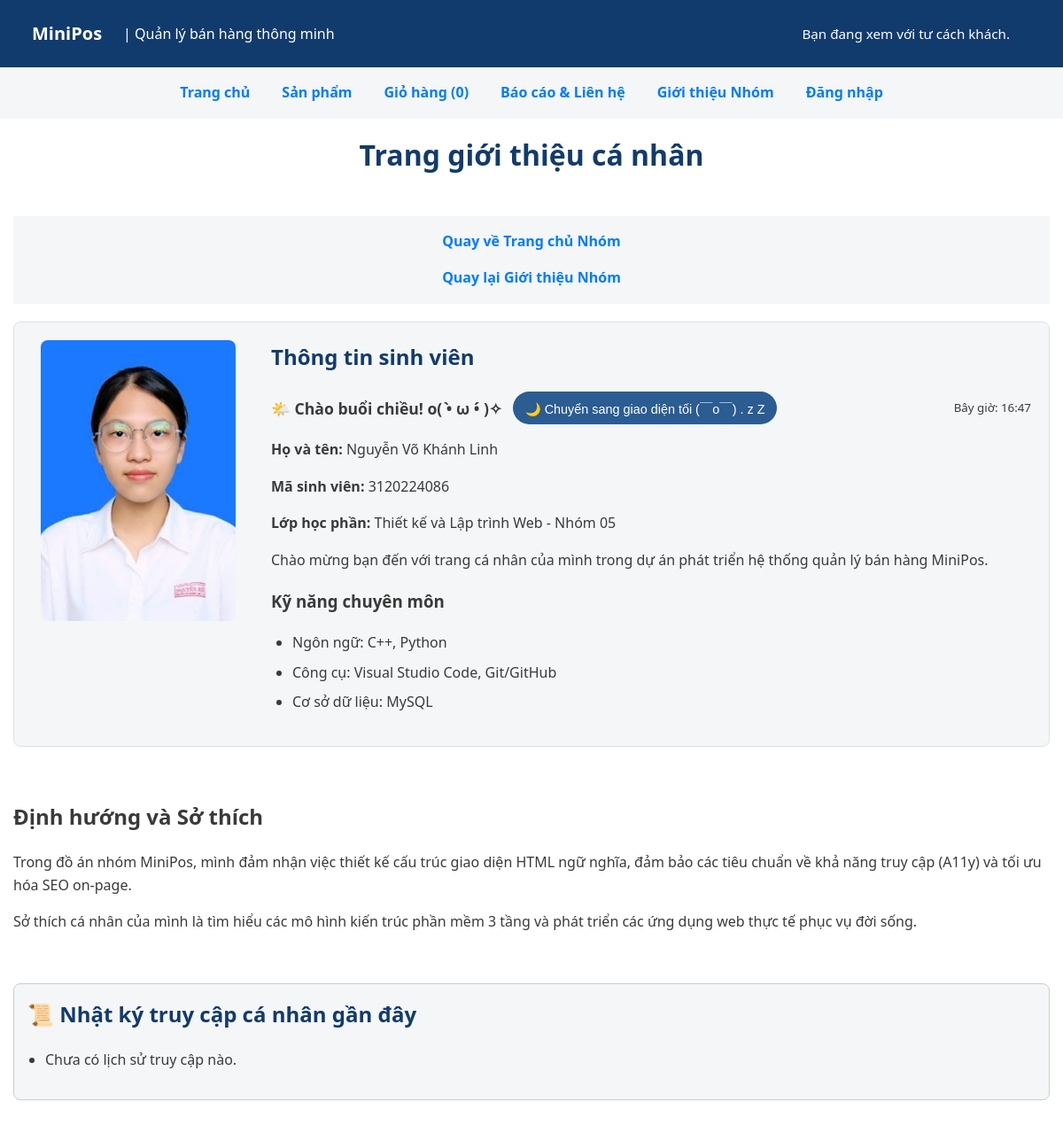
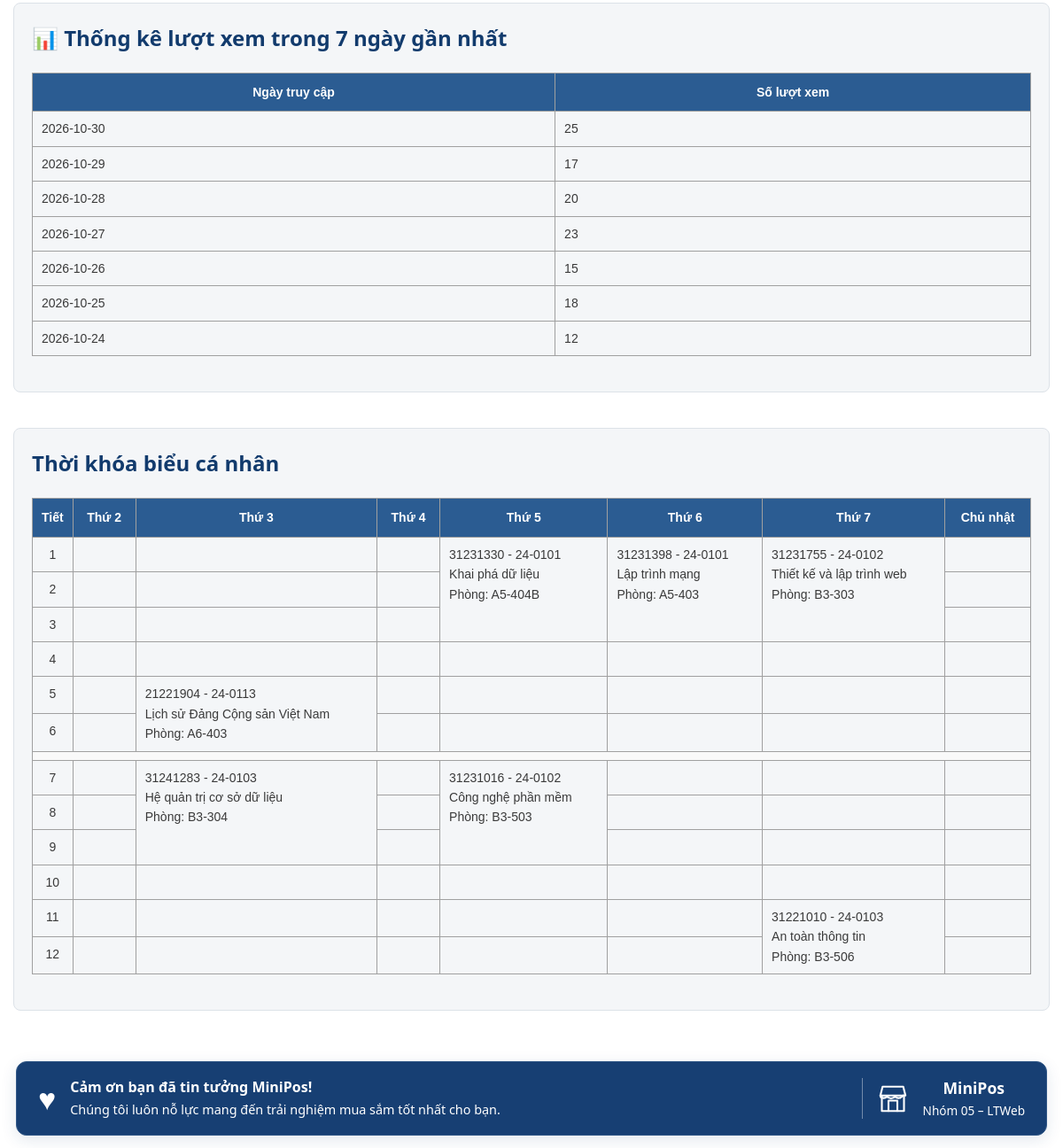
/thanhvien/3120224086_Linh/gioithieu.php, run on the app's committed database (2 pictures, top to bottom).
### tables this page shows
CREATE TABLE tv_luot_xem (
    id             INT UNSIGNED AUTO_INCREMENT PRIMARY KEY,
    mssv           VARCHAR(15) NOT NULL,
    ngay_xem       DATE NOT NULL,
    so_luot        INT UNSIGNED NOT NULL DEFAULT 0,

    CONSTRAINT fk_tv_luot_xem_thanh_vien
        FOREIGN KEY (mssv)
        REFERENCES thanh_vien(mssv)
        ON DELETE CASCADE,

    UNIQUE KEY uq_tv_luot_xem_mssv_ngay (mssv, ngay_xem)
);

### inc/ham.php (called while the page is built, shortened)
<?php
function e(string|int|float|null $giaTri): string
{
    return htmlspecialchars(
        (string) $giaTri,
        ENT_QUOTES | ENT_SUBSTITUTE,
        'UTF-8'
    );
}

### thanhvien/3120224086_Linh/gioithieu.php (the view, shortened to what this page needs)
<?php
$goc = '../../';
require_once $goc . 'inc/config.php';
$pdo = db();
$mssv = '3120224086';
$sql = "SELECT ngay_xem, so_luot
        FROM tv_luot_xem
        WHERE mssv = ?
          AND ngay_xem >= CURDATE() - INTERVAL 6 DAY
          AND ngay_xem <= CURDATE()
        ORDER BY ngay_xem DESC";
$stmt = $pdo->prepare($sql);
$stmt->execute([$mssv]);
$luotXem = $stmt->fetchAll();
$logs = [];
$currentTheme = (isset($_COOKIE['theme']) && $_COOKIE['theme'] === 'dark') ? 'dark' : 'light';
require_once $goc . 'inc/header.php';
?>
<main class="profile-container">
    <div class="page-title-banner">
        <h1>Trang giới thiệu cá nhân</h1>
    </div>
    <nav>
        <a href="<?= e($goc) ?>index.php">Quay về Trang chủ Nhóm</a>
        <a href="<?= e($goc) ?>gioi-thieu.php">Quay lại Giới thiệu Nhóm</a>
    </nav>
    <section class="profile-header">
        <div class="profile-avatar">
            <img
                src="linh_avatar.png"
                alt="Ảnh chân dung sinh viên Nguyễn Võ Khánh Linh"
                class="profile-img">
        </div>
        <div class="profile-info">
            <h2>Thông tin sinh viên</h2>
            <div class="tuong-tac-ca-nhan">
                <p id="loi-chao" class="loi-chao" aria-live="polite">
                </p>
                <button id="nut-giao-dien" type="button" aria-pressed="<?= $currentTheme === 'dark' ? 'true' : 'false' ?>">
                </button>
            </div>
            <p><strong>Họ và tên:</strong> Nguyễn Võ Khánh Linh</p>
            <p><strong>Mã sinh viên:</strong> 3120224086</p>
            <p>
                <strong>Lớp học phần:</strong> Thiết kế và Lập trình Web - Nhóm 05
            </p>
            <p>
                Chào mừng bạn đến với trang cá nhân của mình trong dự án phát triển
                hệ thống quản lý bán hàng MiniPos.
            </p>
            <h3>Kỹ năng chuyên môn</h3>
            <ul class="skills-list">
                <li>Ngôn ngữ: C++, Python</li>
                <li>Công cụ: Visual Studio Code, Git/GitHub</li>
                <li>Cơ sở dữ liệu: MySQL</li>
            </ul>
        </div>
    </section>
    <article>
        <h2>Định hướng và Sở thích</h2>
        <p>
            Trong đồ án nhóm MiniPos, mình đảm nhận việc thiết kế cấu trúc giao
            diện HTML ngữ nghĩa, đảm bảo các tiêu chuẩn về khả năng truy cập
            (A11y) và tối ưu hóa SEO on-page.
        </p>
        <p>
            Sở thích cá nhân của mình là tìm hiểu các mô hình kiến trúc phần mềm 3
            tầng và phát triển các ứng dụng web thực tế phục vụ đời sống.
        </p>
    </article>
    <section class="access-log-section" style="margin: 20px 0; padding: 15px; border: 1px solid #ccc; border-radius: 8px;">
        <h2>📜 Nhật ký truy cập cá nhân gần đây</h2>
        <ul style="list-style-type: disc; padding-left: 20px;">
            <?php if (!empty($logs)): ?>
                <?php foreach ($logs as $logItem): ?>
                    <li><small><?= e($logItem) ?></small></li>
                <?php endforeach; ?>
            <?php else: ?>
                <li>Chưa có lịch sử truy cập nào.</li>
            <?php endif; ?>
        </ul>
    </section>
<section class="view-count-section">
    <h2>📊 Thống kê lượt xem trong 7 ngày gần nhất</h2>
    <?php if (!empty($luotXem)): ?>
        <div class="table-responsive">
            <table class="schedule-table">
                <thead>
                    <tr>
                        <th>Ngày truy cập</th>
                        <th>Số lượt xem</th>
                    </tr>
                </thead>
                <tbody>
                    <?php foreach ($luotXem as $item): ?>
                        <tr>
                            <td><?= e($item['ngay_xem']) ?></td>
                            <td><?= e((string) $item['so_luot']) ?></td>
                        </tr>
                    <?php endforeach; ?>
                </tbody>
            </table>
        </div>
    <?php else: ?>
        <p>Chưa có dữ liệu lượt xem.</p>
    <?php endif; ?>
</section>
    <section>
        <h2>Thời khóa biểu cá nhân</h2>
        <div class="table-responsive">
            <table class="schedule-table">
                <thead>
                    <tr>
                        <th scope="col">Tiết</th>
                        <th scope="col">Thứ 2</th>
                        <th scope="col">Thứ 3</th>
                        <th scope="col">Thứ 4</th>
                        <th scope="col">Thứ 5</th>
                        <th scope="col">Thứ 6</th>
                        <th scope="col">Thứ 7</th>
                        <th scope="col">Chủ nhật</th>
                    </tr>
                </thead>
                <tbody>
                    <tr>
                        <td class="period">1</td>
                        <td></td>
                        <td></td>
                        <td></td>
                        <td rowspan="3">
                            31231330 - 24-0101<br>
                            Khai phá dữ liệu<br>
                            Phòng: A5-404B
                        </td>
                        <td rowspan="3">
                            31231398 - 24-0101<br>
                            Lập trình mạng<br>
                            Phòng: A5-403
                        </td>
                        <td rowspan="3">
                            31231755 - 24-0102<br>
                            Thiết kế và lập trình web<br>
                            Phòng: B3-303
                        </td>
                        <td></td>
                    </tr>
                    <tr>
                        <td class="period">2</td>
                        <td></td>
                        <td></td>
                        <td></td>
                        <td></td>
                    </tr>
                    <tr>
                        <td class="period">3</td>
                        <td></td>
                        <td></td>
                        <td></td>
                        <td></td>
                    </tr>
                    <tr>
                        <td class="period">4</td>
                        <td></td>
                        <td></td>
                        <td></td>
                        <td></td>
                        <td></td>
                        <td></td>
                        <td></td>
                    </tr>
                    <tr>
                        <td class="period">5</td>
                        <td></td>
                        <td rowspan="2">
                            21221904 - 24-0113<br>
                            Lịch sử Đảng Cộng sản Việt Nam<br>
                            Phòng: A6-403
                        </td>
                        <td></td>
                        <td></td>
                        <td></td>
                        <td></td>
                        <td></td>
                    </tr>
                    <tr>
                        <td class="period">6</td>
                        <td></td>
                        <td></td>
                        <td></td>
                        <td></td>
                        <td></td>
                        <td></td>
                    </tr>
                    <tr class="break-row">
                        <td colspan="8"></td>
                    </tr>
                    <tr>
                        <td class="period">7</td>
                        <td></td>
                        <td rowspan="3">
                            31241283 - 24-0103<br>
                            Hệ quản trị cơ sở dữ liệu<br>
                            Phòng: B3-304
                        </td>
                        <td></td>
                        <td rowspan="3">
                            31231016 - 24-0102<br>
                            Công nghệ phần mềm<br>
                            Phòng: B3-503
                        </td>
                        <td></td>
                        <td></td>
                        <td></td>
                    </tr>
                    <tr>
                        <td class="period">8</td>
                        <td></td>
                        <td></td>
                        <td></td>
                        <td></td>
                        <td></td>
                    </tr>
                    <tr>
                        <td class="period">9</td>
                        <td></td>
                        <td></td>
                        <td></td>
                        <td></td>
                        <td></td>
                    </tr>
                    <tr>
                        <td class="period">10</td>
                        <td></td>
                        <td></td>
                        <td></td>
                        <td></td>
                        <td></td>
                        <td></td>
                        <td></td>
                    </tr>
                    <tr>
                        <td class="period">11</td>
                        <td></td>
                        <td></td>
                        <td></td>
                        <td></td>
                        <td></td>
                        <td rowspan="2">
                            31221010 - 24-0103<br>
                            An toàn thông tin<br>
                            Phòng: B3-506
                        </td>
                        <td></td>
                    </tr>
                    <tr>
                        <td class="period">12</td>
                        <td></td>
                        <td></td>
                        <td></td>
                        <td></td>
                        <td></td>
                        <td></td>
                    </tr>
                </tbody>
            </table>
        </div>
    </section>
</main>
<?php require_once $goc . 'inc/footer.php'; ?>

### css/style.css (style rules this page uses)
:root { --mau-chinh: #123b6d; --mau-nhan: #ffc72c; --mau-chu: #3a3a3a; --mau-nen: #ffffff; --mau-nen-phu: #f4f6f8; --bo-goc: 8px; --khoang-cach: 16px; --font-size-co-ban: 16px; }
*, *::before, *::after { box-sizing: border-box; }
html { width: 100%; max-width: 100%; overflow-x: hidden; }
body { width: 100%; min-width: 0; max-width: 100%; min-height: 100vh; margin: 0; padding: 0; font-family: system-ui, "Segoe UI", sans-serif; font-size: var(--font-size-co-ban); line-height: 1.6; color: var(--mau-chu); background-color: var(--mau-nen); overflow-x: hidden; }
img { display: block; max-width: 100%; height: auto; }
a { color: var(--mau-chinh); transition: color 0.2s ease; }
body { display: grid; grid-template-areas: "header" "nav" "main" "footer"; grid-template-rows: auto auto 1fr auto; }
nav { grid-area: nav; width: 100%; min-width: 0; padding: 8px; background-color: var(--mau-nen-phu); }
main { grid-area: main; width: 100%; max-width: 1200px; min-width: 0; margin: 0 auto; padding: var(--khoang-cach); overflow-x: hidden; }
nav a { display: block; width: 100%; max-width: 100%; padding: 10px; text-align: center; text-decoration: none; overflow-wrap: break-word; border-radius: var(--bo-goc); font-weight: 600; }
main h1 { margin-top: 0; margin-bottom: 24px; color: var(--mau-chinh); text-align: center; overflow-wrap: break-word; }
main section { width: 100%; max-width: 100%; min-width: 0; margin-bottom: 20px; padding: 16px; background-color: var(--mau-nen-phu); border: 1px solid #dce2e8; border-radius: var(--bo-goc); overflow-x: hidden; }
main section h2 { margin-top: 0; color: var(--mau-chinh); overflow-wrap: break-word; }
main section h3, main section p { overflow-wrap: break-word; }
main section p { margin-bottom: 16px; }
main section img { display: block; width: 100%; max-width: 800px; height: auto; margin: 0 auto; border-radius: var(--bo-goc); }
main section ul { padding-left: 24px; }
main section li { margin-bottom: 8px; }
@media (min-width: 360px) { main { padding: 16px; } }
@media (min-width: 360px) { main section { padding: 16px; } }
@media (min-width: 360px) { main h1 { font-size: 1.6rem; } }
@media (min-width: 360px) { main section h2 { font-size: 1.25rem; } }
@media (min-width: 768px) { nav a { width: auto; padding: 8px 12px; } }
@media (min-width: 768px) { main { padding: 24px; } }
@media (min-width: 768px) { main section { padding: 20px; } }
@media (min-width: 768px) { main h1 { font-size: 2rem; } }
@media (min-width: 768px) { main section h2 { font-size: 1.5rem; } }

### thanhvien/3120224086_Linh/profile.css (style rules this page uses)
.profile-container { display: flex; flex-direction: column; gap: 20px; padding: 15px; max-width: 1200px; margin: 0 auto; }
.profile-avatar { text-align: center; }
.profile-avatar .profile-img { width: 100%; max-width: 220px; height: auto; display: inline-block; border-radius: 8px; object-fit: cover; }
a, .btn-contact { color: var(--primary-color, #007bff); text-decoration: none; transition: all 0.3s ease; }
.tuong-tac-ca-nhan { display: flex; flex-wrap: wrap; align-items: center; gap: 12px; margin-bottom: 16px; }
.loi-chao { margin: 0; font-weight: bold; font-size: 1.1rem; }
#nut-giao-dien { padding: 8px 14px; border: none; border-radius: 20px; background: #2b5c92; color: #fff; font-size: 0.9rem; cursor: pointer; transition: background 0.3s ease; }
.table-responsive { overflow-x: auto; width: 100%; -webkit-overflow-scrolling: touch; margin-bottom: 20px; }
table { width: 100%; min-width: 500px; border-collapse: collapse; }
table th, table td { border: 1px solid #ccc; padding: 10px; }
.schedule-table { width: 100%; min-width: 900px; border-collapse: collapse; font-family: Arial, sans-serif; font-size: 14px; }
.schedule-table th, .schedule-table td { border: 1px solid #a0a0a0; padding: 8px 10px; vertical-align: top; }
.schedule-table th { background-color: #2b5c92; color: white; font-weight: bold; text-align: center; padding: 10px; }
.schedule-table .period { text-align: center; font-weight: normal; width: 40px; }
.schedule-table .break-row td { height: 10px; padding: 0; background-color: #f9f9f9; }
@media (min-width: 768px) { .profile-header { display: grid; grid-template-columns: 240px 1fr; gap: 30px; align-items: start; } }

### data on the page
tv_luot_xem: ngay_xem "2026-10-30", so_luot "25"
tv_luot_xem: ngay_xem "2026-10-29", so_luot "17"
tv_luot_xem: ngay_xem "2026-10-28", so_luot "20"
tv_luot_xem: ngay_xem "2026-10-27", so_luot "23"
tv_luot_xem: ngay_xem "2026-10-26", so_luot "15"
tv_luot_xem: ngay_xem "2026-10-25", so_luot "18"
tv_luot_xem: ngay_xem "2026-10-24", so_luot "12"

### other printed values
$nhan "Trang chủ"
$nhan "Sản phẩm"
$nhan "Giỏ hàng"
$nhan "Báo cáo & Liên hệ"
$nhan "Giới thiệu Nhóm"
